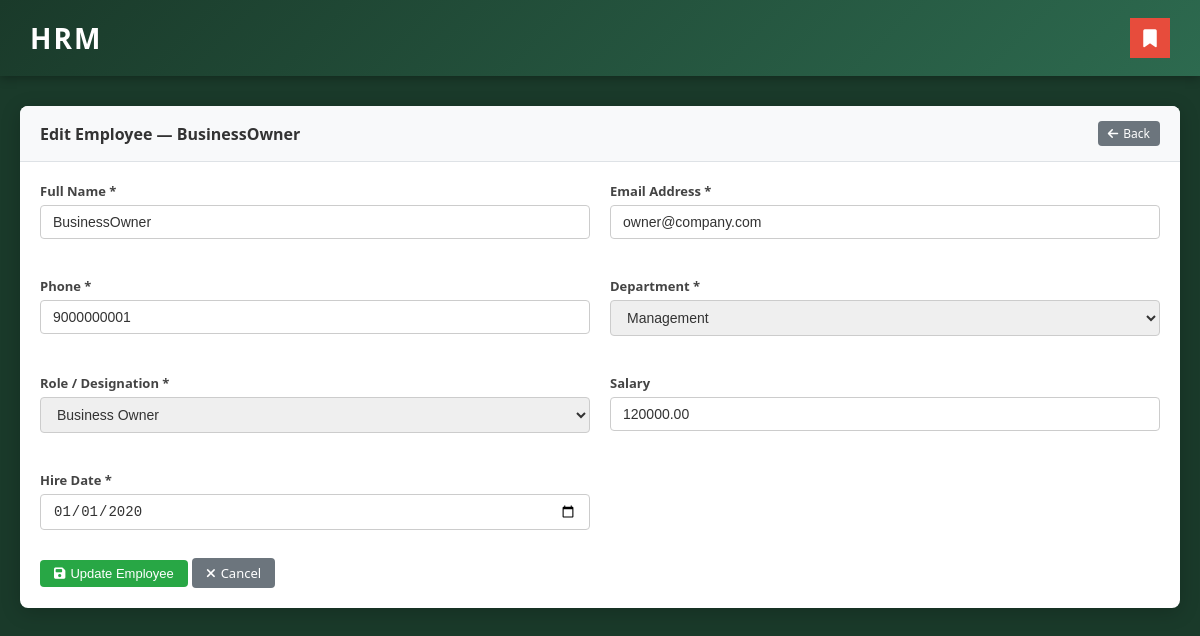
The page /edit.php?id=1 on the database its author committed.
### tables this page shows
CREATE TABLE IF NOT EXISTS employees (
    id          INT AUTO_INCREMENT PRIMARY KEY,
    name        VARCHAR(100)  NOT NULL,
    email       VARCHAR(100)  NOT NULL UNIQUE,
    phone       VARCHAR(20)   NOT NULL,
    department  VARCHAR(50)   NOT NULL,
    role        VARCHAR(50)   NOT NULL,
    salary      DECIMAL(10,2) NOT NULL DEFAULT 0.00,
    hire_date   DATE          NOT NULL,
    status      ENUM('Active','Disabled') NOT NULL DEFAULT 'Active'
);

### edit.php (the view, shortened to what this page needs)
<?php
include 'db.php';
$id    = isset($_GET['id']) ? (int)$_GET['id'] : 0;
$emp   = mysqli_fetch_assoc(mysqli_query($conn, "SELECT * FROM employees WHERE id=$id"));
?>
<!DOCTYPE html>
<html lang="en">
<head>
    <link rel="stylesheet" href="style.css">
    <link rel="stylesheet" href="https://cdnjs.cloudflare.com/ajax/libs/font-awesome/6.4.0/css/all.min.css">
</head>
<body>
<div class="top-header">
    <h1>HRM</h1>
    <div class="bookmark-icon"><i class="fas fa-bookmark"></i></div>
</div>
<div class="container">
    <div class="card">
        <div class="card-header">
            <h2>Edit Employee — <?= htmlspecialchars($emp['name']) ?></h2>
            <a href="index.php" class="btn btn-secondary btn-sm"><i class="fas fa-arrow-left"></i> Back</a>
        </div>
        <div class="card-body">
            <form method="POST">
                <div class="form-row">
                    <div class="form-group">
                        <label>Full Name *</label>
                        <input type="text" name="name" class="form-control"
                               value="<?= htmlspecialchars($emp['name']) ?>" required>
                    </div>
                    <div class="form-group">
                        <label>Email Address *</label>
                        <input type="email" name="email" class="form-control"
                               value="<?= htmlspecialchars($emp['email']) ?>" required>
                    </div>
                    <div class="form-group">
                        <label>Phone *</label>
                        <input type="text" name="phone" class="form-control"
                               value="<?= htmlspecialchars($emp['phone']) ?>" required>
                    </div>
                    <div class="form-group">
                        <label>Department *</label>
                        <select name="department" class="form-control" required>
                            <?php foreach (['Management','Sales','Finance','Engineering','HR','Operations'] as $d): ?>
                                <option value="<?=$d?>" <?= $emp['department']===$d?'selected':'' ?>><?=$d?></option>
                            <?php endforeach; ?>
                        </select>
                    </div>
                    <div class="form-group">
                        <label>Role / Designation *</label>
                        <select name="role" class="form-control" required>
                            <?php foreach (['Business Owner','Sales Manager','Sales Person','Cashier','HR Manager','Software Engineer','Financial Analyst'] as $r): ?>
                                <option value="<?=$r?>" <?= $emp['role']===$r?'selected':'' ?>><?=$r?></option>
                            <?php endforeach; ?>
                        </select>
                    </div>
                    <div class="form-group">
                        <label>Salary</label>
                        <input type="number" name="salary" class="form-control" step="0.01" min="0"
                               value="<?= htmlspecialchars($emp['salary']) ?>">
                    </div>
                    <div class="form-group">
                        <label>Hire Date *</label>
                        <input type="date" name="hire_date" class="form-control"
                               value="<?= htmlspecialchars($emp['hire_date']) ?>" required>
                    </div>
                </div>
                <div style="margin-top:10px;">
                    <button type="submit" class="btn btn-success"><i class="fas fa-save"></i> Update Employee</button>
                    <a href="index.php" class="btn btn-secondary"><i class="fas fa-times"></i> Cancel</a>
                </div>
            </form>
        </div>
    </div>
</div>
</body>
</html>

### style.css (style rules this page uses)
* { margin: 0; padding: 0; box-sizing: border-box; }
body { font-family: 'Segoe UI', Arial, sans-serif; background: #1a3a2a; min-height: 100vh; }
.top-header { background: linear-gradient(135deg, #1a3a2a 0%, #2d6a4f 100%); color: white; padding: 18px 30px; display: flex; align-items: center; justify-content: space-between; box-shadow: 0 2px 10px rgba(0,0,0,0.3); }
.top-header h1 { font-size: 28px; font-weight: 700; letter-spacing: 2px; }
.top-header .bookmark-icon { background: #e74c3c; color: white; width: 40px; height: 40px; display: flex; align-items: center; justify-content: center; font-size: 18px; cursor: pointer; }
.container { margin: 30px auto; max-width: 1200px; padding: 0 20px; }
.card { background: white; border-radius: 8px; box-shadow: 0 4px 20px rgba(0,0,0,0.2); overflow: hidden; }
.card-header { background: #f8f9fa; padding: 15px 20px; border-bottom: 1px solid #dee2e6; display: flex; align-items: center; gap: 10px; flex-wrap: wrap; }
.card-header h2 { font-size: 16px; color: #333; margin-right: auto; }
.card-body { padding: 20px; }
.btn { padding: 6px 14px; border: none; border-radius: 4px; cursor: pointer; font-size: 13px; font-weight: 500; text-decoration: none; display: inline-flex; align-items: center; gap: 5px; transition: opacity 0.2s; }
.btn-success { background: #28a745; color: white; }
.btn-secondary { background: #6c757d; color: white; }
.btn-sm { padding: 4px 10px; font-size: 12px; }
.form-group { margin-bottom: 18px; }
.form-group label { display: block; font-size: 13px; font-weight: 600; color: #444; margin-bottom: 5px; }
.form-control { width: 100%; padding: 8px 12px; border: 1px solid #ccc; border-radius: 4px; font-size: 14px; color: #333; transition: border-color 0.2s; }
.form-row { display: grid; grid-template-columns: 1fr 1fr; gap: 20px; }

### rows shown on the page
employees: name "BusinessOwner", email "owner@company.com", phone "9000000001", department "Management", role "Business Owner", salary "120000.00", hire_date "01/01/2020"
